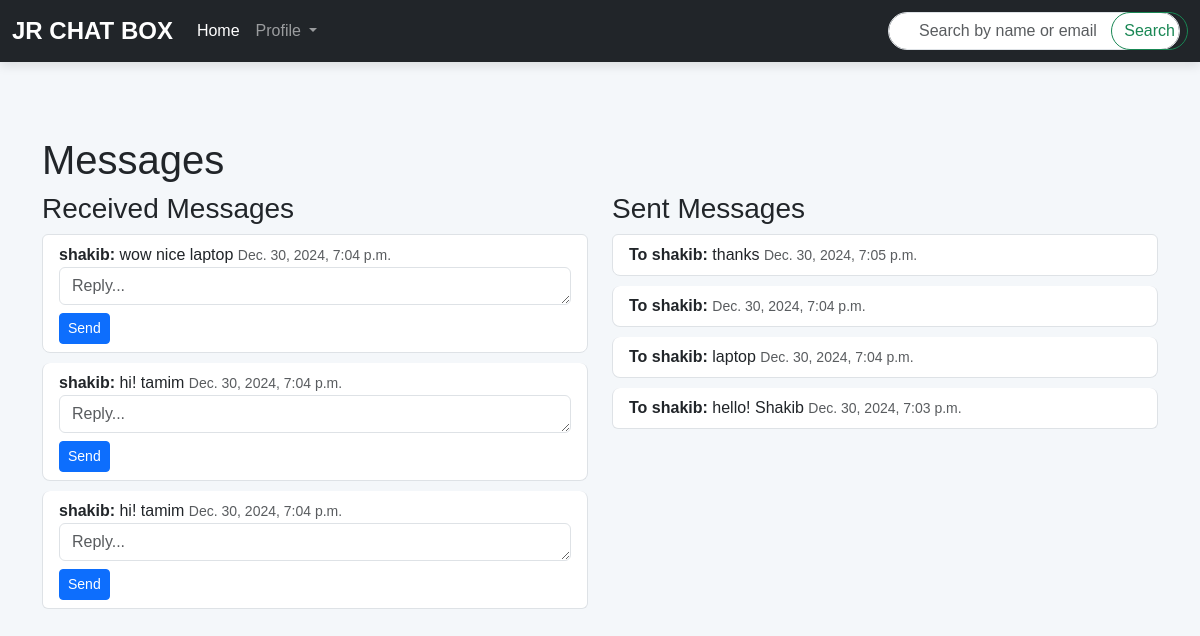
Before: /messages/ (signed in) with the older database file.
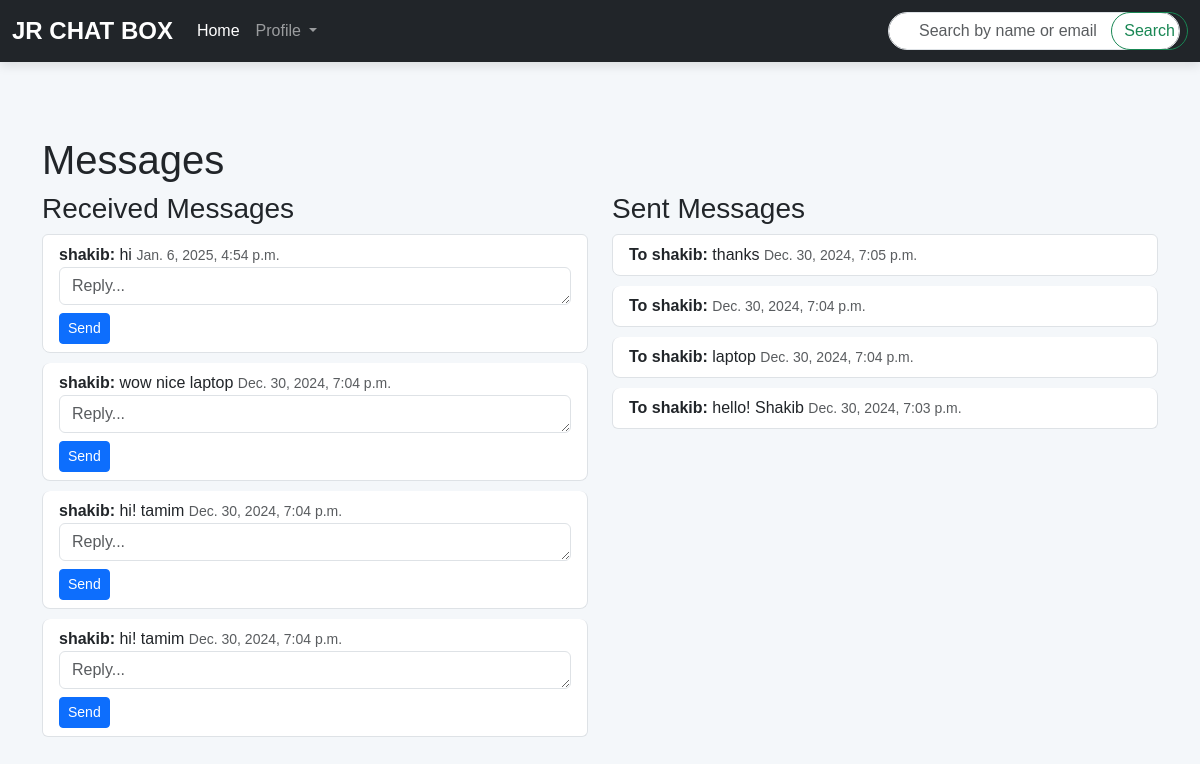
After: the same page with the newer database file.
### Chat/models.py (models this page shows, shortened)
class Message(models.Model):
    sender = models.ForeignKey(User, related_name="sent_messages", on_delete=models.CASCADE)
    receiver = models.ForeignKey(User, related_name="received_messages", on_delete=models.CASCADE)
    content = models.TextField()
    file = models.FileField(upload_to='chat_files/', blank=True, null=True)
    timestamp = models.DateTimeField(auto_now_add=True)
    is_read = models.BooleanField(default=False)

### Chat/views.py (the view, shortened to what this page needs)
# urls.py: path('messages/', views.message_box, name='message_box'),
@login_required
def message_box(request):
    received_messages = Message.objects.filter(receiver=request.user).order_by('-timestamp')
    sent_messages = Message.objects.filter(sender=request.user).order_by('-timestamp')
    return render(request, 'message_box.html', {
        'received_messages': received_messages,
        'sent_messages': sent_messages,
    })

### templates/message_box.html (shortened to what this page needs)
{% load static %}
<!DOCTYPE html>
<html lang="en">
<head>
    <link href="https://cdn.jsdelivr.net/npm/bootstrap@5.3.0-alpha1/dist/css/bootstrap.min.css" rel="stylesheet">
    <link rel="stylesheet" href="{% static 'message_box.css' %}">
</head>
<body>
    <nav class="navbar navbar-expand-lg navbar-dark bg-dark">
        <div class="container-fluid">
            <a class="navbar-brand" href="#">JR CHAT BOX</a>
            <div class="collapse navbar-collapse" id="navbarNav">
                <ul class="navbar-nav">
                    <li class="nav-item">
                        <a class="nav-link active" href="{% url 'home' %}">Home</a>
                    </li>
                    <li class="nav-item dropdown">
                        <a class="nav-link dropdown-toggle" href="#" id="navbarDropdown" role="button"
                            data-bs-toggle="dropdown" aria-expanded="false">
                            Profile
                        </a>
                    </li>
                </ul>
                <form method="GET" action="{% url 'search_profile' %}" class="d-flex ms-auto search-bar" role="search">
                    <input class="form-control me-2" type="search" name="query" placeholder="Search by name or email"
                        aria-label="Search" value="{{ request.GET.query }}">
                    <button class="btn btn-outline-success" type="submit">Search</button>
                </form>
            </div>
        </div>
    </nav>
    <div class="container mt-4 message-container">
        <h1>Messages</h1>
        <div class="row">
            <div class="col-md-6">
                <h3>Received Messages</h3>
                <ul class="list-group">
                    {% for msg in received_messages %}
                    <li class="list-group-item">
                        <strong>{{ msg.sender.username }}:</strong> {{ msg.content }}
                        <span class="text-muted small">{{ msg.timestamp }}</span>
                        <form method="POST" action="">
                            <textarea name="content" rows="1" class="form-control mb-2" placeholder="Reply..."></textarea>
                            <button type="submit" class="btn btn-sm btn-primary">Send</button>
                        </form>
                    </li>
                    {% endfor %}
                </ul>
            </div>
            <div class="col-md-6">
                <h3>Sent Messages</h3>
                <ul class="list-group">
                    {% for msg in sent_messages %}
                    <li class="list-group-item">
                        <strong>To {{ msg.receiver.username }}:</strong> {{ msg.content }}
                        <span class="text-muted small">{{ msg.timestamp }}</span>
                    </li>
                    {% endfor %}
                </ul>
            </div>
        </div>
    </div>
</body>
</html>

Changed rows visible on the page:
added Message: sender.username "shakib", content "hi", timestamp "Jan. 6, 2025, 4:54 p.m.", shown under "Received Messages"
